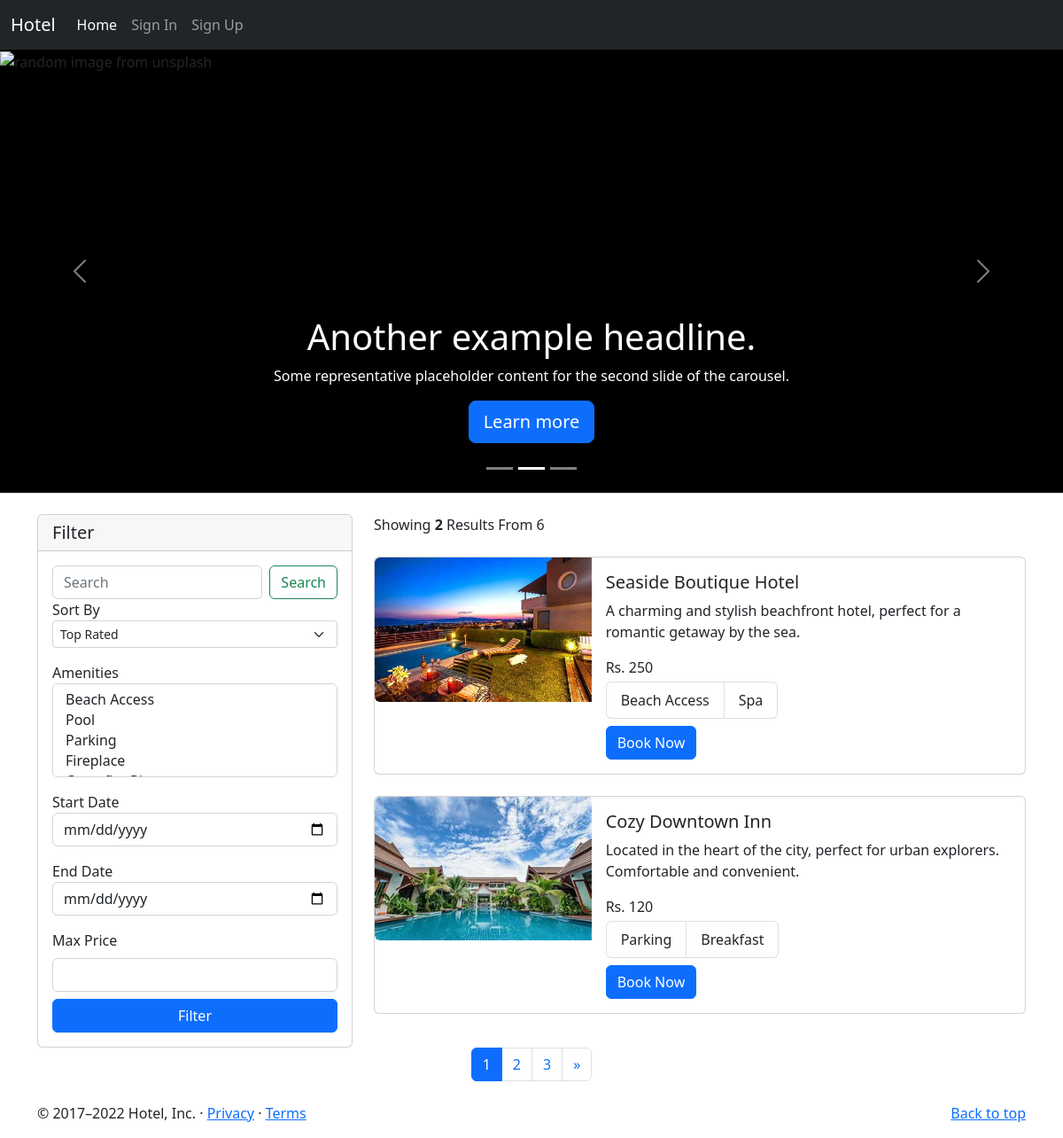
The page / on the database its author committed.
### home/models.py (models this page shows, shortened)
class BaseModel(models.Model):
    uid = models.UUIDField(default=uuid.uuid4   , editable=False , primary_key=True)
    created_at = models.DateField(auto_now_add=True)
    updated_at = models.DateField(auto_now_add=True)
    class Meta:
        abstract = True
        ordering=['uid']

class Hotel(BaseModel):
    hotel_name= models.CharField(max_length=100)
    hotel_price = models.IntegerField()
    description = models.TextField()
    amenities = models.ManyToManyField(Amenities)
    room_count = models.IntegerField(default=10)

class HotelImages(BaseModel):
    hotel= models.ForeignKey(Hotel ,related_name="images", on_delete=models.CASCADE)
    images = models.ImageField(upload_to="hotels")

class Amenities(BaseModel):
    amenity_name = models.CharField(max_length=100)
    def __str__(self) -> str:
        return self.amenity_name

### home/views.py (the view, shortened to what this page needs)
# urls.py: path('', index, name='index'),
def index(request):
    amenities = Amenities.objects.all()
    hotels = Hotel.objects.all()
    total_hotels = len(hotels)
    selected_amenities = request.GET.getlist('selectAmenity')
    sort_by = request.GET.get('sortSelect')
    search = request.GET.get('searchInput')
    startdate = request.GET.get('startDate')
    enddate = request.GET.get('endDate')
    price = request.GET.get('price')
    if selected_amenities != []:
        hotels = hotels.filter(
            amenities__amenity_name__in=selected_amenities).distinct()
    if search:
        hotels = hotels.filter(Q(hotel_name__icontains=search)
                               | Q(description__icontains=search) | Q(amenities__amenity_name__contains=search))
    if sort_by:
        if sort_by == 'low_to_high':
            hotels = hotels.order_by('hotel_price')
        elif sort_by == 'high_to_low':
            hotels = hotels.order_by('-hotel_price')
    if price:
        hotels = hotels.filter(hotel_price__lte=int(price))
    hotels = hotels.distinct ()
    p = Paginator(hotels, 2)
    page_no = request.GET.get('page')
    hotels = p.get_page(1)
    if page_no:
        hotels = p.get_page(page_no)
    no_of_pages = list(range(1, p.num_pages+1))
    date = datetime.today().strftime('%Y-%m-%d')
    context = {'amenities': amenities, 'hotels': hotels, 'sort_by': sort_by,
               'search': search, 'selected_amenities': selected_amenities, 'no_of_pages': no_of_pages, 'max_price': price, 'startdate': startdate, "enddate": enddate, "date": date,'total_hotels':total_hotels}
    return render(request, 'home/index.html', context)

### home/templatetags/coustom_tags.py (called while the page is built)
def  modify_url(value):
    if value == '/':
        value += "?d=10"
    return value

### templates/home/index.html (shortened to what this page needs)
{% extends 'home/base.html' %}
{% load coustom_tags %}
{% block body %}
<main>
    <div id="myCarousel" class="carousel slide" data-bs-ride="carousel">
        <div class="carousel-indicators">
            <button type="button" data-bs-target="#myCarousel" data-bs-slide-to="0" class=""
                aria-label="Slide 1"></button>
            <button type="button" data-bs-target="#myCarousel" data-bs-slide-to="1" aria-label="Slide 2" class="active"
                aria-current="true"></button>
            <button type="button" data-bs-target="#myCarousel" data-bs-slide-to="2" aria-label="Slide 3"
                class=""></button>
        </div>
        <div class="carousel-inner">
            <div class="carousel-item active">
                <img src="https://unsplash.it/1400/500/?hotel" alt="random image from unsplash">
                <div class="container">
                    <div class="carousel-caption">
                        <h1>Another example headline.</h1>
                        <p>Some representative placeholder content for the second slide of the carousel.</p>
                        <p><a class="btn btn-lg btn-primary" href="#">Learn more</a></p>
                    </div>
                </div>
            </div>
        </div>
        <button class="carousel-control-prev" type="button" data-bs-target="#myCarousel" data-bs-slide="prev">
            <span class="carousel-control-prev-icon" aria-hidden="true"></span>
        </button>
        <button class="carousel-control-next" type="button" data-bs-target="#myCarousel" data-bs-slide="next">
            <span class="carousel-control-next-icon" aria-hidden="true"></span>
        </button>
    </div>
    <main>
        <div class="container mt-4">
            <div class="row margin-auto">
                <div class="col-4">
                    <div class="card">
                        <h5 class="card-header">Filter</h5>
                        <div class="card-body">
                            <form action="" class="iform-group">
                                <div class="d-flex mb-3ammeni">
                                    <input class="form-control me-2" type="search" placeholder="Search"
                                        aria-label="Search" id="searchInput" name="searchInput" >
                                    <button class="btn btn-outline-success" id="searchBtn" type="submit">Search</button>
                                </div>
                                <label for="sortSelect ">
                                    Sort By
                                </label>
                                <div class="mb-3">
                                    <select class="form-select form-select-sm" aria-label=".form-select-sm example"
                                        id="sortSelect" name="sortSelect">
                                        <option value="rated" {% if sort_by == "rated" %}{% endif %}>Top Rated</option>
                                    </select>
                                </div>
                                <label for="selectAmenity">
                                    Amenities
                                </label>
                                <select class="form-select" multiple aria-label="multiple select example"
                                    id='selectAmenity' name="selectAmenity">
                                    {% for amenity in amenities %}
                                    <option value="{{amenity.amenity_name}}"
                                    {% if amenity.amenity_name in selected_amenities %} selected {% endif %}>{{amenity.amenity_name}}</option>
                                    {% endfor %}
                                </select>
                                <label for="startDate" class='mt-3'>
                                    Start Date
                                </label>
                                <input type="date" name="startDate" class="form-control" id="startDate"
                                    name="startDate" min='{{date}}'>
                                <label for="endDate" class="mt-3">
                                    End Date
                                </label>
                                <input type="date" name="endDate" class="form-control" id="endDate" name="endDate" min='{{date}}'>
                                <div class="mt-3">
                                    <label for="customRange2" class="form-label">Max Price</label>
                                    <input type="number" class="form-control mb-2" id="price" name="price"
                                >
                                </div>
                                <div class="d-grid">
                                    <button class="btn btn-primary d-block" type="submit">
                                        Filter
                                    </button>
                                </div>
                            </form>
                        </div>
                    </div>
                </div>
                <div class="col-8 ">
                    <div class="col-5">
                        Showing <span class="fw-bold">{{hotels|length}}</span> Results From {{total_hotels}}
                    </div>
                    <div class="">
                        {% for hotel in hotels.object_list %}
                        <div class="card mb-3 mt-4" style="max-width: 1000px;">
                            <div class="row g-0">
                                <div class="col-md-4">
                                    <a href="/hotel/{{hotel.uid}}">
                                        <img src="/media/{{hotel.images.first.images}}" class="img-fluid rounded-start"
                                            alt="...">
                                    </a>
                                </div>
                                <div class="col-md-8">
                                    <div class="card-body">
                                        <h5 class="card-title">{{hotel.hotel_name}}</h5>
                                        <p class="card-text">{{hotel.description|truncatechars:100}}
                                        </p>
                                        <li class="list-group-item ">Rs. {{hotel.hotel_price}}</li>
                                        <ul class="list-group list-group-horizontal">
                                            {% for i in hotel.amenities.all %}
                                            {% if forloop.counter|divisibleby:3%}
                                        </ul>
                                            {% else %}
                                            <li class="list-group-item mt-1 mr-1">{{i}}</li>
                                            {% endif %}
                                            {% endfor %}
                                        <button class="btn btn-primary mt-2" type="submit">
                                            Book Now
                                        </button>
                                    </div>
                                </div>
                            </div>
                        </div>
                        {% endfor %}
                    </div>
                </div>
            </div>
        </div>
        <nav>
            <ul class="pagination justify-content-center">
                {% for i in no_of_pages %}
                <li class="page-item"><a class="page-link {% if i == hotels.number %} active {% endif %}" href="{{request.get_full_path|modify_url}}&page={{i}}"
                >{{i}}</a></li>
                {% endfor %}
                {% if hotels.has_next %}
                <li class="page-item">
                    <a class="page-link" href="{{request.get_full_path|modify_url}}&page={{hotels.next_page_number}}" aria-label="Next">
                        <span aria-hidden="true">&raquo;</span>
                    </a>
                </li>
                {% endif %}
            </ul>
        </nav>
    </main>
    <footer class="container mt-4 ">
        <p class="float-end"><a href="#">Back to top</a></p>
        <p>© 2017–2022 Hotel, Inc. · <a href="#">Privacy</a> · <a href="#">Terms</a></p>
    </footer>
</main>
{% endblock body %}

### templates/home/base.html (shortened to what this page needs)
<!doctype html>
<html lang="en">
<head>
  <link href="https://cdn.jsdelivr.net/npm/bootstrap@5.2.3/dist/css/bootstrap.min.css" rel="stylesheet"
>
</head>
<body>
  <header>
    <nav class="navbar navbar-expand-lg bg-dark navbar-dark">
      <div class="container-fluid">
        <a class="navbar-brand" href="{% url 'index' %}">Hotel</a>
        <div class="collapse navbar-collapse" id="navbarSupportedContent">
          <ul class="navbar-nav me-auto mb-2 mb-sm-0">
            <li class="nav-item">
              <a class="nav-link active" aria-current="page" href="{% url 'index' %}">Home</a>
            </li>
            {% if request.user.is_authenticated %}
            <li class="nav-item">
              <a class="nav-link" href="{% url 'signout' %}">Sign Out</a>
            </li>
            {% else %}
            <li class="nav-item">
              <a class="nav-link" href="{% url 'signin' %}">Sign In</a>
            </li>
            <li class="nav-item">
              <a class="nav-link" href="{% url 'signup' %}">Sign Up</a>
            </li>
            {% endif %}
          </ul>
        </div>
      </div>
    </nav>
  </header>
  {% block body %}{% endblock body %}
</body>
</html>

### templates/home/index.html (style rules this page uses)
.carousel-item { background-color: black; height:500px; }

### rows shown on the page
Hotel: images.first.images (picture), hotel_name "Seaside Boutique Hotel", description "A charming and stylish beachfront hotel, perfect for a romantic getaway by the sea.", hotel_price "250"
Amenities: amenity_name "Beach Access"
Amenities: amenity_name "Spa"
Hotel: images.first.images (picture), hotel_name "Cozy Downtown Inn", description "Located in the heart of the city, perfect for urban explorers. Comfortable and convenient.", hotel_price "120"
Amenities: amenity_name "Parking"
Amenities: amenity_name "Breakfast"

### other values the page prints
{{ hotels|length }} "2"
{{ total_hotels }} "6"
{{ i }} "1" "2" "3"
